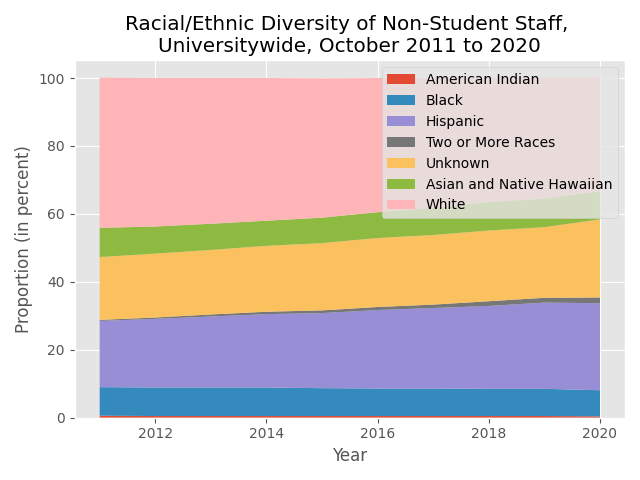

The script that saved this image:
import matplotlib.pyplot as plt

# Due to apparent issues between the set-up of the CSV and how pd forms Dataframes, the values are hardcoded for now.
plt.style.use('ggplot')

years = [2011, 2012, 2013, 2014, 2015, 2016, 2017, 2018, 2019, 2020]

dom_am_indian_percentage = [0.6, 0.5, 0.5, 0.5, 0.5, 0.5, 0.5, 0.5, 0.5, 0.4]
dom_black_percentage = [7.9, 7.9, 7.9, 7.9, 7.7, 7.7, 7.6, 7.5, 7.4, 7.1]
dom_hispanic_percentage = [15.9, 16.6, 17.2, 18.0, 18.6, 19.5, 20.2, 20.8, 21.4, 21.5]
dom_two_or_more_percentage = [0.3, 0.4, 0.6, 0.7, 0.8, 0.9, 1.0, 1.3, 1.3, 1.6]
dom_unknown_percentage = [3.1, 2.6, 2.5, 2.3, 2.5, 2.7, 3.0, 3.5, 3.4, 3.2]
dom_asian_and_native_hawaii_percentage = [18.0, 18.4, 18.7, 19.1, 19.5, 19.9, 20.1, 20.3, 20.2, 19.9]
dom_white_percentage = [42.2, 41.7, 41.1, 40.2, 39.2, 37.8, 36.5, 35.0, 33.6, 31.5]

inter_am_indian_percentage = [0.0, 0.0, 0.0, 0.0, 0.0, 0.0, 0.0, 0.0, 0.0, 0.0]
inter_black_percentage = [0.5, 0.5, 0.5, 0.5, 0.5, 0.4, 0.5, 0.5, 0.6, 0.6]
inter_hispanic_percentage = [3.6, 3.6, 3.7, 3.6, 3.5, 3.6, 3.5, 3.6, 4.0, 4.1]
inter_two_or_more_percentage = [0.0, 0.0, 0.0, 0.0, 0.0, 0.0, 0.0, 0.1, 0.1, 0.1]
inter_unknown_percentage = [0.5, 0.4, 0.3, 0.3, 0.3, 0.4, 0.4, 0.5, 0.6, 3.1]
inter_asian_and_native_hawaii_percentage = [5.5, 5.4, 5.2, 5.1, 5.0, 4.9, 5.0, 4.9, 5.0, 5.1]
inter_white_percentage = [2.0, 2.0, 1.8, 1.8, 1.8, 1.7, 1.7, 1.7, 2.0, 1.9]

am_indian_percentage = [i + j for i, j in zip(dom_am_indian_percentage, inter_am_indian_percentage)]
black_percentage = [i + j for i, j in zip(dom_black_percentage, inter_black_percentage)]
hispanic_percentage = [i + j for i, j in zip(dom_hispanic_percentage, inter_hispanic_percentage)]
two_or_more_percentage = [i + j for i, j in zip(dom_two_or_more_percentage, inter_two_or_more_percentage)]
unknown_percentage = [i + j for i, j in zip(dom_asian_and_native_hawaii_percentage, inter_unknown_percentage)]
asian_and_native_hawaii_percentage = [i + j for i, j in zip(dom_unknown_percentage, inter_asian_and_native_hawaii_percentage)]
white_percentage = [i + j for i, j in zip(dom_white_percentage, inter_white_percentage)]

print(am_indian_percentage)

names = ('American Indian', 
    'Black',
    'Hispanic',
    'Two or More Races',
    'Unknown',
    'Asian and Native Hawaiian',
    'White'
    )

plt.stackplot(years, 
    am_indian_percentage, 
    black_percentage,
    hispanic_percentage,
    two_or_more_percentage,
    unknown_percentage,
    asian_and_native_hawaii_percentage,
    white_percentage,
    labels=names)

plt.legend()

plt.locator_params(axis='x', integer=True, tight=True)

plt.xlabel('Year')
plt.ylabel('Proportion (in percent)')

plt.title('''Racial/Ethnic Diversity of Non-Student Staff, 
Universitywide, October 2011 to 2020''')

plt.tight_layout()

plt.savefig('model.png')
plt.show()